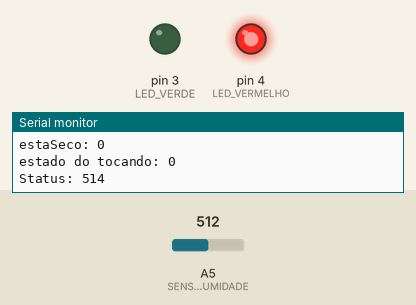
Recording of a sketch running on a simulated Arduino Uno, built with avr-gcc and run on an emulated ATmega328P. On the bench: output pins drawn as LEDs (lit = HIGH), the last lines printed to the serial monitor. The inputs (shaded band) are chosen by the test bench; at power-on: A5 (SENSOR_UMIDADE) = 512. The audio player accepts every command and is not drawn.

Above: at 1.7 s.
1.8 s: A5 (SENSOR_UMIDADE) set to 538
3.8 s: A5 (SENSOR_UMIDADE) set to 559
At 5.4 s:
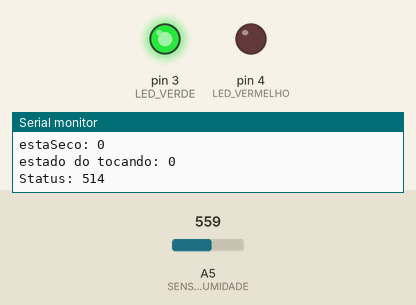
6.2 s: A5 (SENSOR_UMIDADE) set to 540
At 7.5 s:
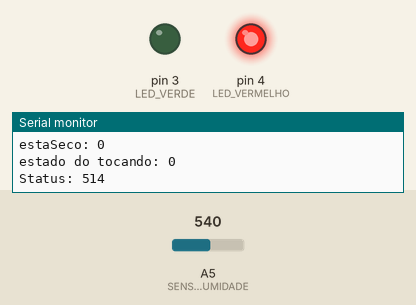
8.2 s: A5 (SENSOR_UMIDADE) set to 560
At 9.6 s:
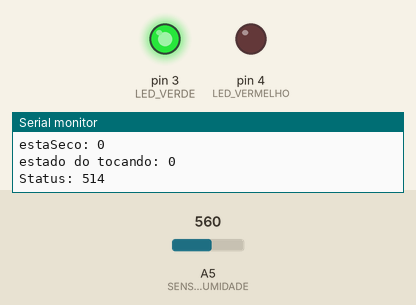
Timing chart, 0 to 11.2 s (numbered marks = the images above; inputs shaded):
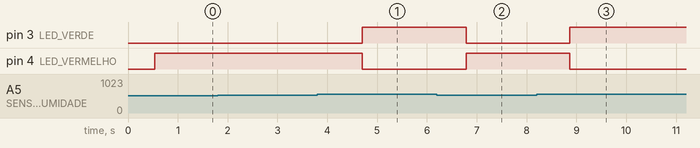

The sketch:

BambuDaCultura.ino
```cpp
#include "Arduino.h"
#include "SoftwareSerial.h"
#include "DFRobotDFPlayerMini.h"

//Inicia a serial por software nos pinos 10 e 11
SoftwareSerial mySoftwareSerial(10, 11); // RX, TX
DFRobotDFPlayerMini myDFPlayer;

#define SENSOR_UMIDADE A5
#define ESTADO_TOCANDO 513
#define LED_VERDE 3
#define LED_VERMELHO 4

void setup() {

  mySoftwareSerial.begin(9600);
  Serial.begin(115200);
  pinMode(SENSOR_UMIDADE, INPUT_PULLUP);

  if (!myDFPlayer.begin(mySoftwareSerial))
  {
    Serial.print(".");
    while (true);
  }
  Serial.println("ready");
  myDFPlayer.setTimeOut(500); //Timeout serial 500ms
  myDFPlayer.volume(15); //Volume 15
  myDFPlayer.EQ(0); //Equalizacao normal
  myDFPlayer.enableLoopAll();

  pinMode(LED_VERDE, OUTPUT);
  pinMode(LED_VERMELHO, OUTPUT);
}

bool estaSeco = false;
bool muitoUmido = false;
bool tocando;
void loop() {
  int sensorVal = analogRead(SENSOR_UMIDADE);
  Serial.println(sensorVal);
  estaSeco = (sensorVal >= 800);
  muitoUmido = (sensorVal < 550);

  if (muitoUmido){
    digitalWrite(LED_VERMELHO, HIGH);
    digitalWrite(LED_VERDE, LOW);
  } else {
    digitalWrite(LED_VERMELHO, LOW);
    digitalWrite(LED_VERDE, HIGH);
  }

  Serial.print("estaSeco: ");
  Serial.println(estaSeco);

  Serial.print("estado do tocando: ");
  Serial.println(tocando);
  Serial.print("Status: ");
  Serial.println(myDFPlayer.readState());
  tocando = myDFPlayer.readState() == ESTADO_TOCANDO;
  if (estaSeco) {
    // socorro
    if (!tocando){
      Serial.println("tocando musica");
      myDFPlayer.play('1'-48);
    }
  } else {
    tocando = false;
    myDFPlayer.pause();
  }
  delay(1000);
}
```

Measured:
- the behaviour switches between 549 and 550 on A5 (SENSOR_UMIDADE) (found by bisection; images 0 and 1)
- after the input at 3.8 s, pin 3 (LED_VERDE): LOW → HIGH after 0.90 s; pin 4 (LED_VERMELHO): HIGH → LOW after 0.90 s
- after the input at 6.2 s, pin 3 (LED_VERDE): HIGH → LOW after 0.59 s; pin 4 (LED_VERMELHO): LOW → HIGH after 0.59 s
- after the input at 8.2 s, pin 3 (LED_VERDE): LOW → HIGH after 0.67 s; pin 4 (LED_VERMELHO): HIGH → LOW after 0.67 s
